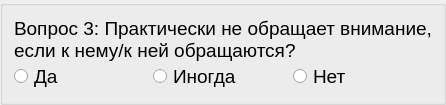
          <widget class="QGroupBox" name="block2_item03">
           <layout class="QVBoxLayout" name="verticalLayout_16">
            <property name="spacing">
             <number>0</number>
            </property>
            <item>
             <widget class="QLabel" name="label_23">
              <property name="font">
               <font>
                <pointsize>14</pointsize>
               </font>
              </property>
              <property name="text">
               <string>Вопрос 3: Практически не обращает внимание, если к нему/к ней обращаются?</string>
              </property>
              <property name="alignment">
               <set>Qt::AlignLeading|Qt::AlignLeft|Qt::AlignVCenter</set>
              </property>
              <property name="wordWrap">
               <bool>true</bool>
              </property>
             </widget>
            </item>
            <item>
             <layout class="QHBoxLayout" name="_16">
              <property name="spacing">
               <number>0</number>
              </property>
              <item>
               <widget class="QRadioButton" name="radioButton_46">
                <property name="font">
                 <font>
                  <pointsize>14</pointsize>
                 </font>
                </property>
                <property name="text">
                 <string>Да</string>
                </property>
               </widget>
              </item>
              <item>
               <widget class="QRadioButton" name="radioButton_47">
                <property name="font">
                 <font>
                  <pointsize>14</pointsize>
                 </font>
                </property>
                <property name="text">
                 <string>Иногда</string>
                </property>
               </widget>
              </item>
              <item>
               <widget class="QRadioButton" name="radioButton_48">
                <property name="font">
                 <font>
                  <pointsize>14</pointsize>
                 </font>
                </property>
                <property name="text">
                 <string>Нет</string>
                </property>
               </widget>
              </item>
             </layout>
            </item>
           </layout>
          </widget>
